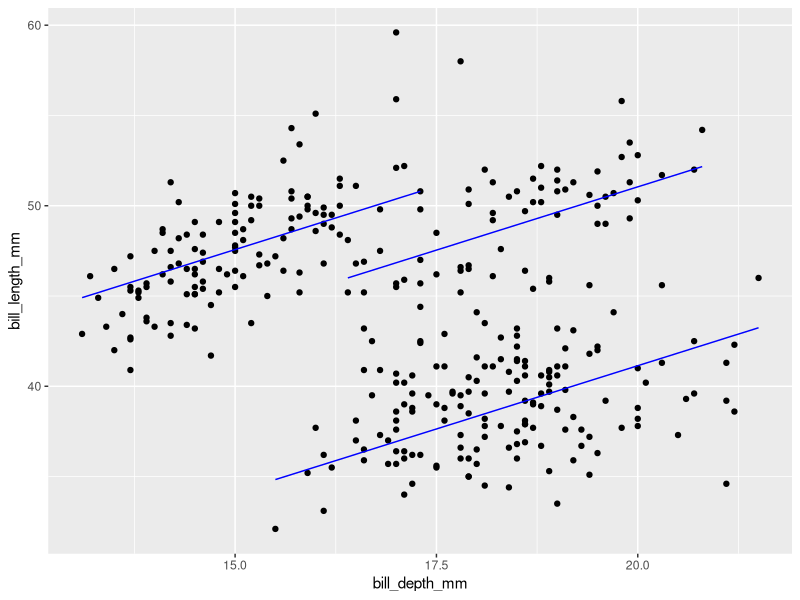
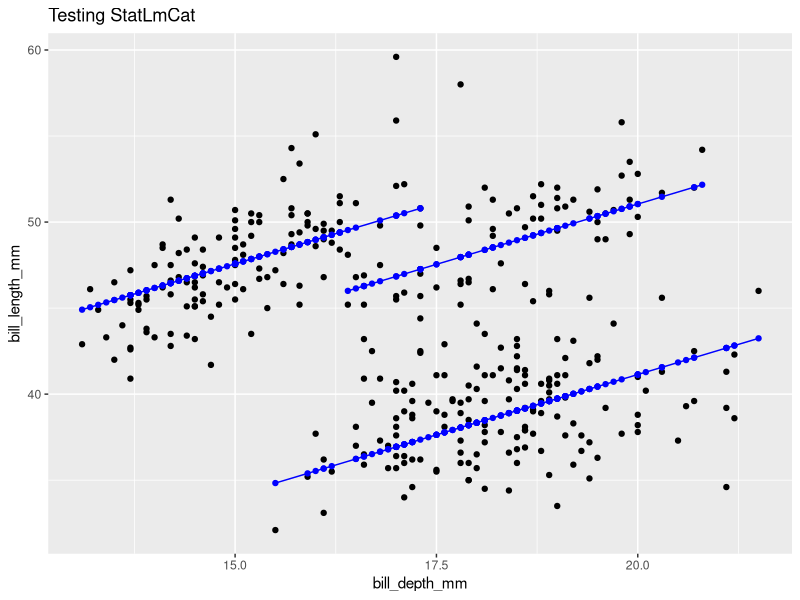
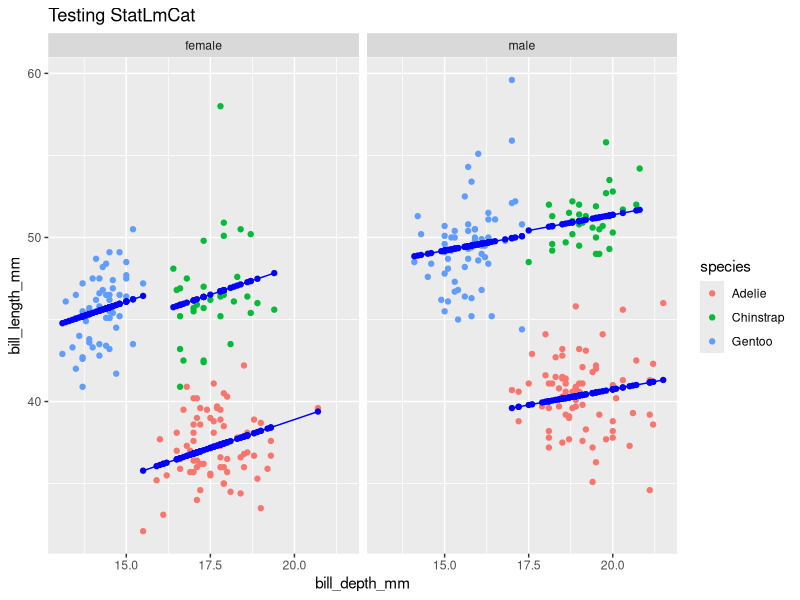
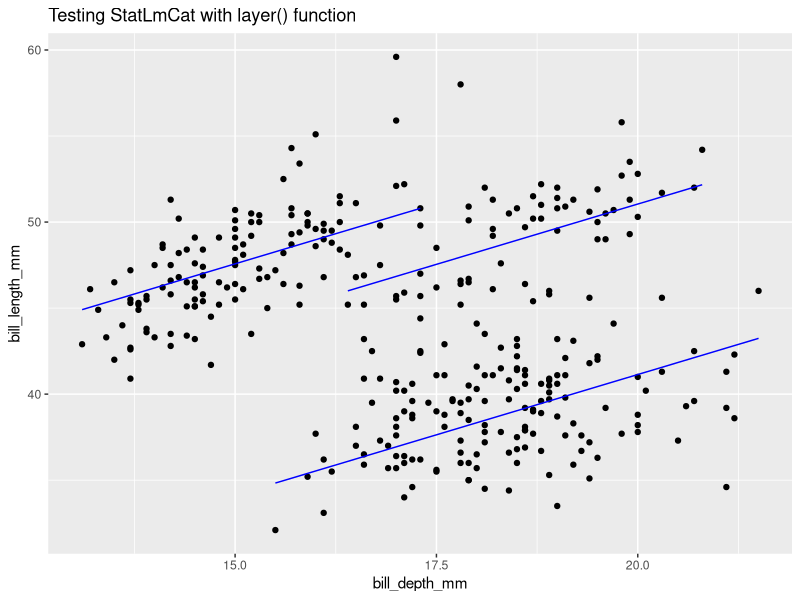
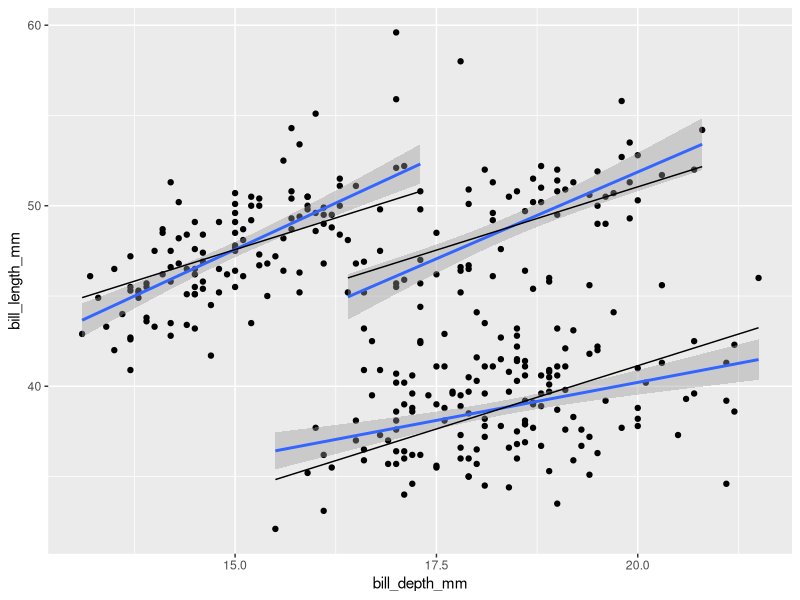
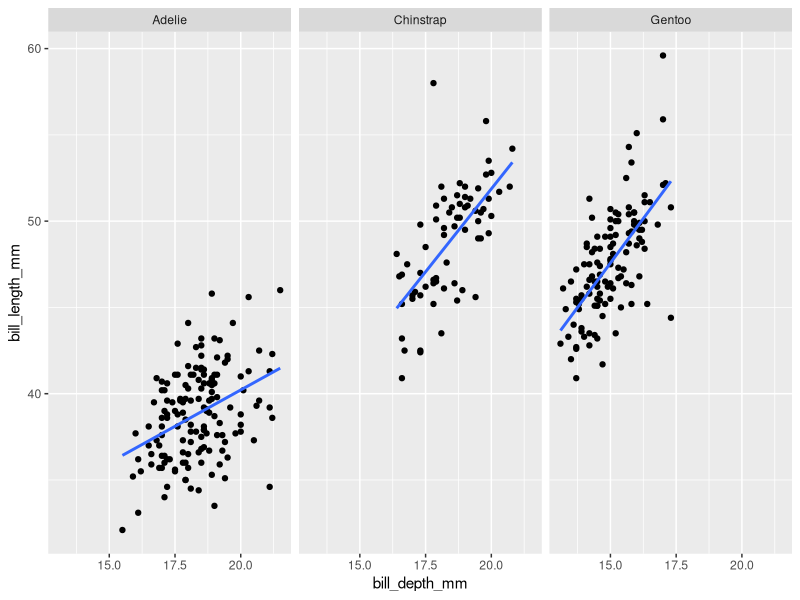

These charts were generated, in order, by the following R code:
## ---- chunk 1
#| label: fitted_1

library(tidyverse)
penguins <- remove_missing(palmerpenguins::penguins)

model <- lm(formula = bill_length_mm ~ bill_depth_mm + 
              species, 
            data = penguins) 

penguins_w_fitted <- penguins |> 
  mutate(fitted = model$fitted.values)

penguins |> 
  ggplot() + 
  aes(x = bill_depth_mm, 
      y = bill_length_mm,
      group = species) +
  geom_point() + 
  geom_line(data = penguins_w_fitted,
             aes(y = fitted),
             color = "blue")
## ---- chunk 2
layer_data(plot = last_plot(), 
           i = 2) # the fitted y (not the raw data y) is of interest
## ---- chunk 3
#| label: fitted_2

compute_panel_lm_cat <- function(data, scales){

  model<-lm(formula = y ~ x + cat, data = data)
  
  data |> 
    mutate(y = model$fitted.values)
  
}
## ---- chunk 4
## Test compute. 
penguins |>
  rename(x = bill_depth_mm, 
         y = bill_length_mm,
         cat = species) |>
  compute_panel_lm_cat()
## ---- chunk 5
#| label: fitted_3
StatLmCat <- ggplot2::ggproto(`_class` = "StatLmCat",
                                  `_inherit` = ggplot2::Stat,
                                  required_aes = c("x", "y", "cat"),
                                  compute_panel = compute_panel_lm_cat)
## ---- chunk 6
penguins |> 
  ggplot() + 
  aes(x = bill_depth_mm,
      y = bill_length_mm,
      cat = species) + 
  geom_point() + 
  geom_point(stat = StatLmCat, color = "blue") +
  geom_line(stat = StatLmCat, color = "blue") + 
  labs(title = "Testing StatLmCat")

## ---- chunk 7
last_plot() + 
  aes(color = species) + 
  facet_wrap(facet = vars(sex))
## ---- chunk 8
penguins |> 
  ggplot() + 
  aes(x = bill_depth_mm,
      y = bill_length_mm,
      cat = species) + 
  geom_point() + 
  layer(geom = GeomLine, 
        stat = StatLmCat, 
        position = "identity", 
        params = list(color = "blue")) + 
  labs(title = "Testing StatLmCat with layer() function")
## ---- chunk 9
#| label: fitted_4

stat_lm_cat <- function(mapping = NULL, data = NULL, geom = "line", position = "identity", 
    ..., show.legend = NA, inherit.aes = TRUE) {
    layer(data = data, mapping = mapping, stat = StatLmCat, 
        geom = geom, position = position, show.legend = show.legend, 
        inherit.aes = inherit.aes, params = list(na.rm = FALSE, 
            ...))
}
## ---- chunk 10
geom_lm_cat <- stat_lm_cat
## ---- chunk 11
#| label: fitted_5
penguins |> 
  ggplot() + 
  aes(x = bill_depth_mm, 
      y = bill_length_mm,
      cat = species) +
  geom_point() + 
  geom_smooth(method = "lm") +
  geom_lm_cat()
## ---- chunk 12
#| label: fitted_6
penguins |> 
  ggplot() + 
  aes(x = bill_depth_mm, 
      y = bill_length_mm,
      cat = species) +
  geom_point() + 
  geom_smooth(method= "lm", se= F) +
  geom_lm_cat() + 
  facet_wrap(facets = vars(species))
## ---- chunk 13
library(tidyverse)

# Step 1. Define compute
compute_panel_lm_cat <- function(data, scales){
  model <- lm(formula = y ~ x + cat, data = data)
  data |> 
    mutate(y = model$fitted.values)
}


# Step 2. Define Stat
StatLmCat = ggproto(`_class` = "StatLmCat",
                      `_inherit` = Stat,
                      required_aes = c("x", "y"),
                      compute_group = compute_panel_lm_cat)

# Step 3. Define user-facing functions

## define stat_*()
stat_lm_cat <- function(mapping = NULL, data = NULL, 
                         geom = "line", position = "identity", 
                         ..., show.legend = NA, inherit.aes = TRUE) 
{
    layer(data = data, mapping = mapping, stat = StatLmCat, 
        geom = geom, position = position, show.legend = show.legend, 
        inherit.aes = inherit.aes, params = rlang::list2(na.rm = FALSE, 
            ...))
}

## define geom_*()
geom_lm_cat <- stat_lm_cat
